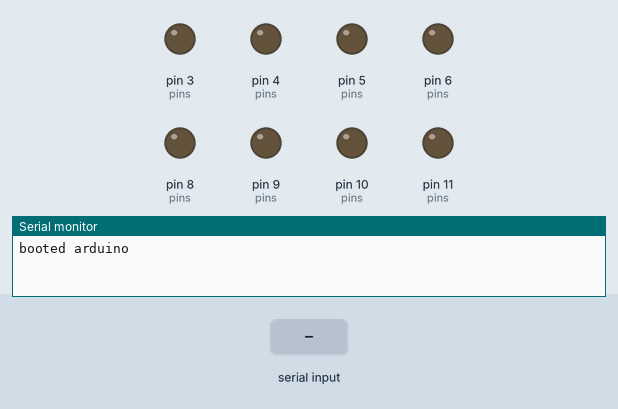
Simulated run of this sketch. Board: Arduino Uno, built with avr-gcc and run on an emulated ATmega328P. Parts: output pins drawn as LEDs (lit = HIGH), the last lines printed to the serial monitor. The inputs (shaded band) are chosen by the test bench.

Above: at 1.2 s.
1.3 s: "90,45\n" received over Serial
At 2.0 s:
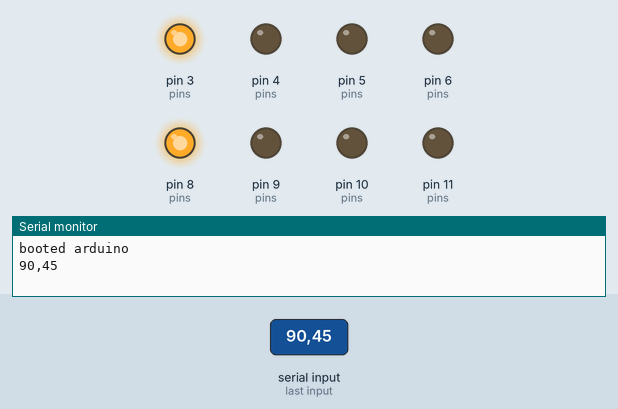
2.8 s: "1,90,45\n" received over Serial
At 3.2 s:
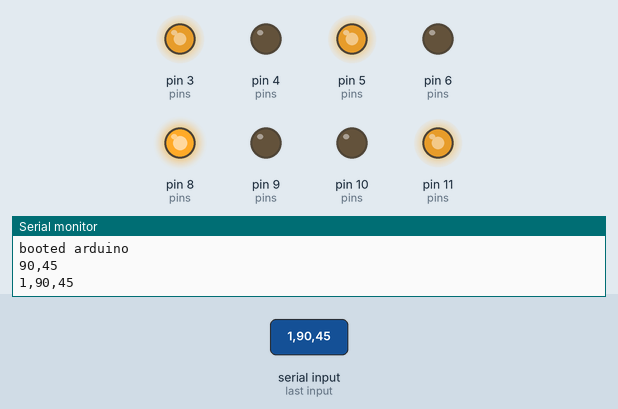
4.3 s: "30,150\n" received over Serial
At 5.5 s:
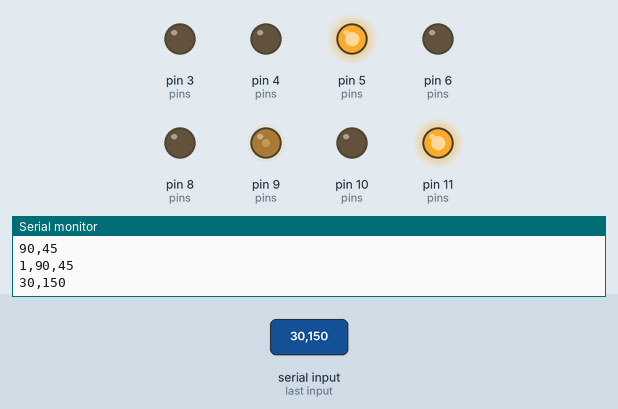
5.8 s: "90,45\n" received over Serial
At 6.6 s:
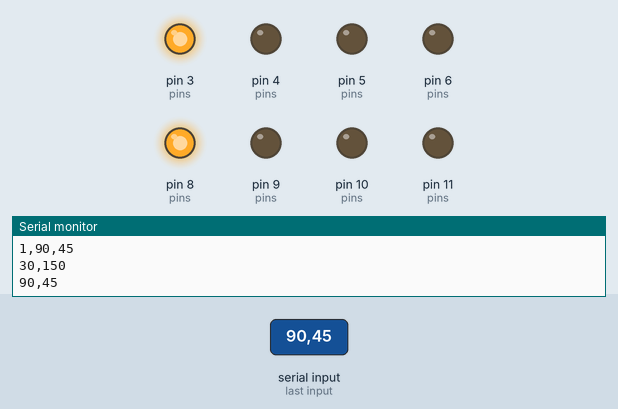
Timing chart, 0 to 8.3 s (numbered marks = the images above; inputs shaded):
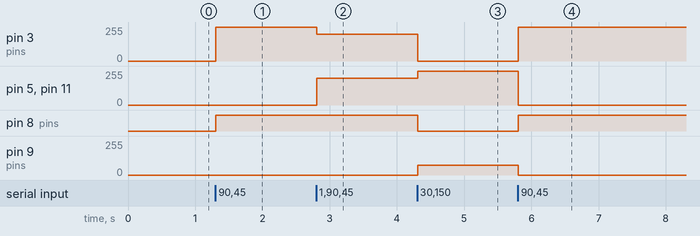

The sketch:

arduino_car_serial.ino
```cpp
// Motor pins
const int LF  = 3,  LB  = 4;
const int RF  = 6,  RB  = 5;
const int BLF = 8,  BLB = 9;
const int BRF = 10, BRB = 11;

const int S = 200;  // base speed

int isOpen = 0, angle = 0;

// buffer for incoming bytes
char buf[64];
uint8_t idx = 0;

void setup() {
  Serial.begin(9600);  // RX from ESP8266
  Serial.println("booted arduino");
  // motor pins
  int pins[] = {LF, LB, RF, RB, BLF, BLB, BRF, BRB};
  for (int i = 0; i < 8; i++) pinMode(pins[i], OUTPUT);
}

void setMotor(int fwdPin, int revPin, int speed) {
  if (speed >= 0) {
    analogWrite(fwdPin, constrain(speed, 0, 255));
    analogWrite(revPin, 0);
  } else {
    analogWrite(fwdPin, 0);
    analogWrite(revPin, constrain(-speed, 0, 255));
  }
}

void drive(int leftSpeed, int rightSpeed) {
  setMotor(LF, LB, leftSpeed);
  setMotor(BLF, BLB, leftSpeed);
  setMotor(RF, RB, rightSpeed);
  setMotor(BRF, BRB, rightSpeed);
}

void loop() {
  // read bytes until newline
  while (Serial.available()) {
    char c = Serial.read();
    if (c == '\n') {
      buf[idx] = '\0';          // terminate
      String line = String(buf);
      line.trim();
      idx = 0;                  // reset for next
      Serial.println(line);

      // parse "isOpen,angle"
      int comma = line.indexOf(',');
      if (comma >= 0) {
        isOpen = line.substring(0, comma).toInt();
        angle  = line.substring(comma + 1).toInt();
      }

      // movement logic
      if (isOpen == 0) {
        drive(0, 0);
      } else {
        angle = constrain(angle, -180, 180);
        float rad = radians(angle);
        // Forward/backward with differential for small turning
        int base = S * cos(rad);
        int delta = S * sin(rad);  // turning adjustment

        int leftSpeed  = constrain(base + delta, -255, 255);
        int rightSpeed = constrain(base - delta, -255, 255);

        drive(leftSpeed, rightSpeed);

      }


    } else if (idx < sizeof(buf) - 1) {
      buf[idx++] = c;
    } else {
      // overflow guard
      idx = 0;
    }
  }
}
```

Measured:
- after the input at 1.3 s, pin 3 (pins): 0/255 → 255/255 at once; pin 8 (pins): LOW → HIGH at once
- after the input at 2.8 s, pin 3 (pins): 255/255 → 200/255 at once; pin 5 (pins), pin 11 (pins): 0/255 → 200/255 at once
- after the input at 4.3 s, pin 3 (pins): 200/255 → 0/255 at once; pin 5 (pins), pin 11 (pins): 200/255 → 255/255 at once; pin 8 (pins): HIGH → LOW at once; pin 9 (pins): 0/255 → 73/255 at once
- after the input at 5.8 s, pin 3 (pins): 0/255 → 255/255 at once; pin 5 (pins), pin 11 (pins): 255/255 → 0/255 at once; pin 8 (pins): LOW → HIGH at once; pin 9 (pins): 73/255 → 0/255 at once
